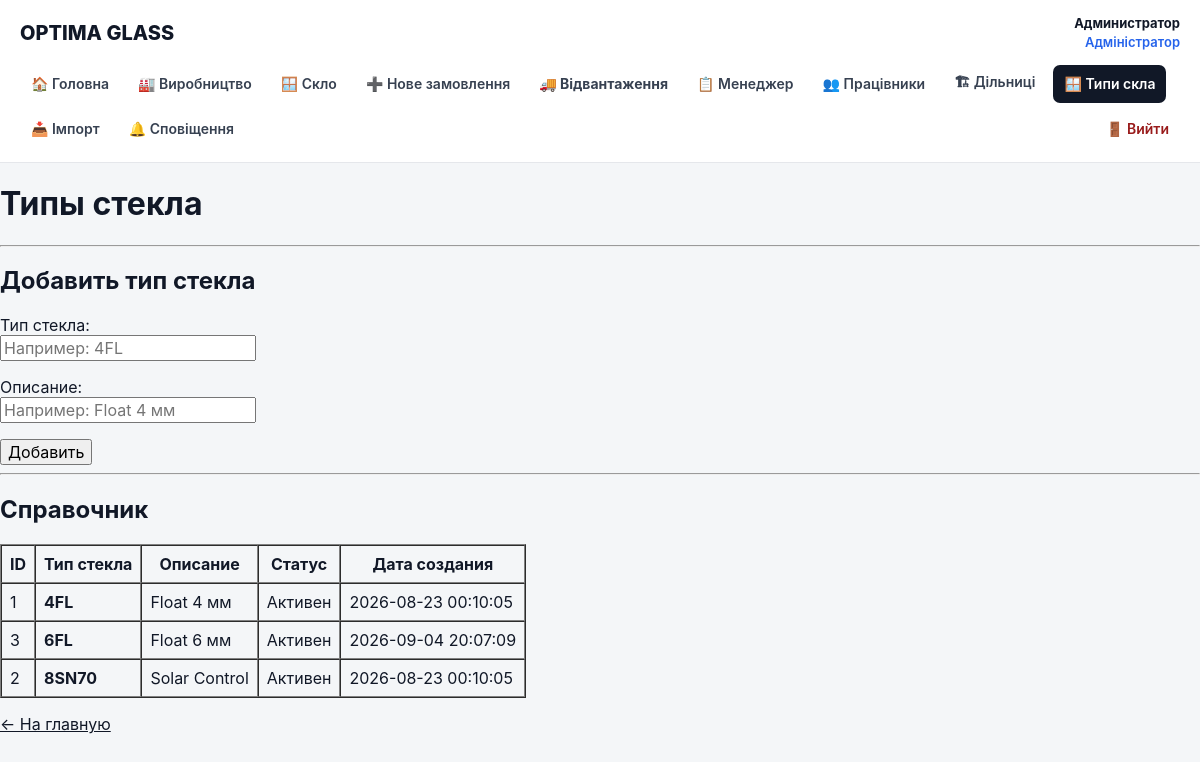
Screenshot of /admin/glass_types.php (signed in) with the database file from the repository.
### tables this page shows
CREATE TABLE users (
        id INTEGER PRIMARY KEY AUTOINCREMENT,
        name TEXT NOT NULL,
        email TEXT NOT NULL UNIQUE,
        password TEXT NOT NULL,
        role TEXT NOT NULL DEFAULT 'employee',
        active INTEGER NOT NULL DEFAULT 1,
        created_at TEXT NOT NULL DEFAULT CURRENT_TIMESTAMP
    , stage_id INTEGER REFERENCES production_stages(id));

CREATE TABLE glass_types (
    id INTEGER PRIMARY KEY AUTOINCREMENT,
    code TEXT NOT NULL UNIQUE,
    name TEXT,
    active INTEGER NOT NULL DEFAULT 1,
    created_at TEXT NOT NULL DEFAULT CURRENT_TIMESTAMP
);

### src/auth.php (called while the page is built, shortened)
<?php
require_once __DIR__ . '/db.php';
function current_user(): ?array
{
    global $db;
    $stmt = $db->prepare("
        SELECT
            u.id,
            u.name,
            u.email,
            u.role,
            u.active,
            u.stage_id,
            ps.name AS stage_name
        FROM users u
        LEFT JOIN production_stages ps
            ON ps.id = u.stage_id
        WHERE u.id = :id
          AND u.active = 1
        LIMIT 1
    ");
    $stmt->execute([
        ':id' => (int) $_SESSION['user_id'],
    ]);
    $user = $stmt->fetch(PDO::FETCH_ASSOC);
    return $user;
}
function require_user(): array
{
    $user = current_user();
    return $user;
}

### public/admin/glass_types.php (the view, shortened to what this page needs)
<?php
require __DIR__ . '/../../src/auth.php';
$user = require_user();
$stmt = $db->query("
    SELECT id, code, name, active, created_at
    FROM glass_types
    ORDER BY code
");
$glassTypes = $stmt->fetchAll();
?>
<!DOCTYPE html>
<html lang="ru">
<head>
</head>
<body>
<?php require __DIR__ . '/../../src/partials/header.php'; ?>
<h1>Типы стекла</h1>
<hr>
<h2>Добавить тип стекла</h2>
<form method="post">
    <p>
        <label>
            Тип стекла:<br>
            <input
                type="text"
                name="code"
                placeholder="Например: 4FL"
                required
            >
        </label>
    </p>
    <p>
        <label>
            Описание:<br>
            <input
                type="text"
                name="name"
                placeholder="Например: Float 4 мм"
            >
        </label>
    </p>
    <button type="submit">
        Добавить
    </button>
</form>
<hr>
<h2>Справочник</h2>
<?php if ($glassTypes): ?>
<table border="1" cellpadding="8" cellspacing="0">
    <thead>
        <tr>
            <th>ID</th>
            <th>Тип стекла</th>
            <th>Описание</th>
            <th>Статус</th>
            <th>Дата создания</th>
        </tr>
    </thead>
    <tbody>
    <?php foreach ($glassTypes as $glassType): ?>
        <tr>
            <td>
                <?= (int) $glassType['id'] ?>
            </td>
            <td>
                <strong>
                    <?= htmlspecialchars($glassType['code'], ENT_QUOTES, 'UTF-8') ?>
                </strong>
            </td>
            <td>
                <?= htmlspecialchars($glassType['name'] ?? '', ENT_QUOTES, 'UTF-8') ?>
            </td>
            <td>
                <?= (int) $glassType['active'] === 1 ? 'Активен' : 'Неактивен' ?>
            </td>
            <td>
                <?= htmlspecialchars($glassType['created_at'], ENT_QUOTES, 'UTF-8') ?>
            </td>
        </tr>
    <?php endforeach; ?>
    </tbody>
</table>
<?php else: ?>
<p>
    Типы стекла ещё не добавлены.
</p>
<?php endif; ?>
<p>
    <a href="/">← На главную</a>
</p>
</body>
</html>

### src/partials/header.php (shortened to what this page needs)
<?php
require_once __DIR__ . '/../auth.php';
require_once __DIR__ . '/../permissions.php';
$headerUser =
    isset($user) && is_array($user)
        ? $user
        : current_user();
$currentPage = basename(
    $_SERVER['PHP_SELF'] ?? ''
);
$headerRole = $headerUser['role'] ?? '';
$headerRoleLabels = [
    'superadmin'      => 'Суперадміністратор',
    'admin'           => 'Адміністратор',
    'manager'         => 'Менеджер',
    'section_manager' => 'Начальник дільниці',
    'employee'        => 'Працівник',
];
if (!function_exists('headerActive')) {
    function headerActive(
        string $page,
        string $currentPage
    ): string {
        return $page === $currentPage
            ? 'nav-active'
            : '';
    }
}
if (!function_exists('headerMenuItem')) {
    function headerMenuItem(
        string $url,
        string $label,
        string $page,
        string $currentPage,
        bool $allowed = true,
        string $extraClass = ''
    ): void {
        $classes = trim(
            headerActive(
                $page,
                $currentPage
            )
            . ' '
            . $extraClass
        );
        ?>
<link rel="stylesheet" href="/assets/css/app.css">
        <a
            href="<?= htmlspecialchars(
                $url,
                ENT_QUOTES,
                'UTF-8'
            ) ?>"
            class="<?= htmlspecialchars(
                $classes,
                ENT_QUOTES,
                'UTF-8'
            ) ?>"
        >
            <?= htmlspecialchars(
                $label,
                ENT_QUOTES,
                'UTF-8'
            ) ?>
        </a>
        <?php
    }
}
?>
<header class="app-header">
    <div class="app-header-inner">
        <div class="app-topbar">
            <a
                href="/"
                class="app-brand"
            >
                OPTIMA GLASS
            </a>
            <?php if ($headerUser): ?>
                <div class="app-user">
                    <strong>
                        <?= htmlspecialchars(
                            $headerUser['name'] ?? '',
                            ENT_QUOTES,
                            'UTF-8'
                        ) ?>
                    </strong>
                    <br>
                    <span class="app-user-role">
                        <?= htmlspecialchars(
                            $headerRoleLabels[$headerRole]
                                ?? $headerRole,
                            ENT_QUOTES,
                            'UTF-8'
                        ) ?>
                    </span>
                </div>
            <?php endif; ?>
        </div>
        <?php if ($headerUser): ?>
            <nav class="app-nav">
                <?php
                if ($headerRole === 'superadmin') {
                    headerMenuItem(
                        '/',
                        '🏠 Головна',
                        'index.php',
                        $currentPage
                    );
                    headerMenuItem(
                        '/production.php',
                        '🏭 Виробництво',
                        'production.php',
                        $currentPage,
                        can(
                            'production.view',
                            $headerUser
                        )
                    );
                    headerMenuItem(
                        '/glasses.php',
                        '🪟 Скло',
                        'glasses.php',
                        $currentPage,
                        can(
                            'glass.view',
                            $headerUser
                        )
                    );
                    headerMenuItem(
                        '/glass_create.php',
                        '➕ Нове замовлення',
                        'glass_create.php',
                        $currentPage,
                        can(
                            'glass.create',
                            $headerUser
                        )
                    );
                    headerMenuItem(
                        '/shipping.php',
                        '🚚 Відвантаження',
                        'shipping.php',
                        $currentPage,
                        can(
                            'production.ship',
                            $headerUser
                        ),
                        'shipping-link'
                    );
                    headerMenuItem(
                        '/manager.php',
                        '📋 Менеджер',
                        'manager.php',
                        $currentPage,
                        can(
                            'orders.start_production',
                            $headerUser
                        )
                    );
                    headerMenuItem(
                        '/employees.php',
                        '👥 Працівники',
                        'employees.php',
                        $currentPage,
                        can(
                            'employees.view',
                            $headerUser
                        )
                    );
                    headerMenuItem(
                        '/roles.php',
                        '🔐 Ролі',
                        'roles.php',
                        $currentPage,
                        can(
                            'system.roles',
                            $headerUser
                        )
                    );
                    headerMenuItem(
                        '/user_permissions.php',
                        '🛡 Права',
                        'user_permissions.php',
                        $currentPage,
                        can(
                            'user_permissions.manage',
                            $headerUser
                        )
                    );
                    headerMenuItem(
                        '/admin/stages.php',
                        '🏗 Дільниці',
                        'stages.php',
                        $currentPage,
                        can(
                            'system.settings',
                            $headerUser
                        )
                    );
                    headerMenuItem(
                        '/admin/glass_types.php',
                        '🪟 Типи скла',
                        'glass_types.php',
                        $currentPage,
                        can(
                            'system.settings',
                            $headerUser
                        )
                    );
                    headerMenuItem(
                        '/admin/import.php',
                        '📥 Імпорт',
                        'import.php',
                        $currentPage,
                        can(
                            'orders.create',
                            $headerUser
                        )
                    );
                    headerMenuItem(
                        '/notifications.php',
                        '🔔 Сповіщення',
                        'notifications.php',
                        $currentPage,
                        can(
                            'notifications.view',
                            $headerUser
                        )
                    );
                }
                elseif ($headerRole === 'admin') {
                    headerMenuItem(
                        '/',
                        '🏠 Головна',
                        'index.php',
                        $currentPage
                    );
                }
                ?>
                <a
                    href="/logout.php"
                    class="logout-link"
                >
                    🚪 Вийти
                </a>
            </nav>
        <?php endif; ?>
    </div>
</header>

### public/assets/css/app.css (style rules this page uses)
* { box-sizing: border-box; }
html, body { margin: 0; padding: 0; min-height: 100%; }
body { font-family: Inter, -apple-system, BlinkMacSystemFont, "Segoe UI", Roboto, Arial, sans-serif; color: #172033; }
.app-header { background: #ffffff; border-bottom: 1px solid #e5e7eb; }
.app-header-inner { max-width: 1400px; margin: 0 auto; padding: 14px 20px; }
.app-topbar { display: flex; justify-content: space-between; align-items: center; gap: 20px; }
.app-brand { color: #111827; text-decoration: none; font-size: 20px; font-weight: 800; white-space: nowrap; }
.app-user { color: #6b7280; font-size: 13px; text-align: right; line-height: 1.45; }
.app-user strong { color: #111827; }
.app-user-role { color: #2563eb; font-weight: 600; }
.app-nav { display: flex; flex-wrap: wrap; gap: 7px; margin-top: 13px; }
.app-nav a { display: inline-flex; align-items: center; min-height: 38px; padding: 0 11px; border-radius: 7px; color: #374151; text-decoration: none; font-size: 14px; font-weight: 600; transition: background .15s ease, color .15s ease; }
.app-nav a.nav-active { background: #111827; color: #ffffff; }
.app-nav .logout-link { color: #991b1b; margin-left: auto; }
.app-nav .shipping-link { font-weight: 700; }
:root { --og-bg: #f4f6f8; --og-surface: #ffffff; --og-surface-soft: #f8fafc; --og-text: #111827; --og-text-secondary: #4b5563; --og-text-muted: #6b7280; --og-border: #e3e8ef; --og-border-strong: #d7dee7; --og-primary: #2563eb; --og-primary-hover: #1d4ed8; --og-primary-soft: #eff6ff; --og-success: #15803d; --og-success-soft: #f0fdf4; --og-warning: #b45309; --og-warning-soft: #fffbeb; --og-danger: #b91c1c; --og-danger-soft: #fef2f2; --og-radius-sm: 8px; --og-radius: 12px; --og-radius-lg: 16px; --og-shadow: 0 1px 2px rgba(15, 23, 42, 0.04), 0 1px 3px rgba(15, 23, 42, 0.03); }
html { background: var(--og-bg); }
body { margin: 0; min-height: 100vh; background: var(--og-bg); color: var(--og-text); font-family: Inter, -apple-system, BlinkMacSystemFont, "Segoe UI", Roboto, Arial, sans-serif; }
button, input, select, textarea { font: inherit; }
a { color: inherit; }

### rows the page displays
users: name "Администратор", role "Адміністратор"
glass_types: id "1", code "4FL", name "Float 4 мм", active "Активен", created_at "2026-08-23 00:10:05"
glass_types: id "3", code "6FL", name "Float 6 мм", active "Активен", created_at "2026-09-04 20:07:09"
glass_types: id "2", code "8SN70", name "Solar Control", active "Активен", created_at "2026-08-23 00:10:05"

### other values shown
$label "🏠 Головна 🏭 Виробництво 🪟 Скло ➕ Нове замовлення 🚚 Відвантаження 📋 Менеджер 👥 Працівники 🏗 Дільниці 🪟 Типи скла 📥 Імпорт 🔔 Сповіщення"
